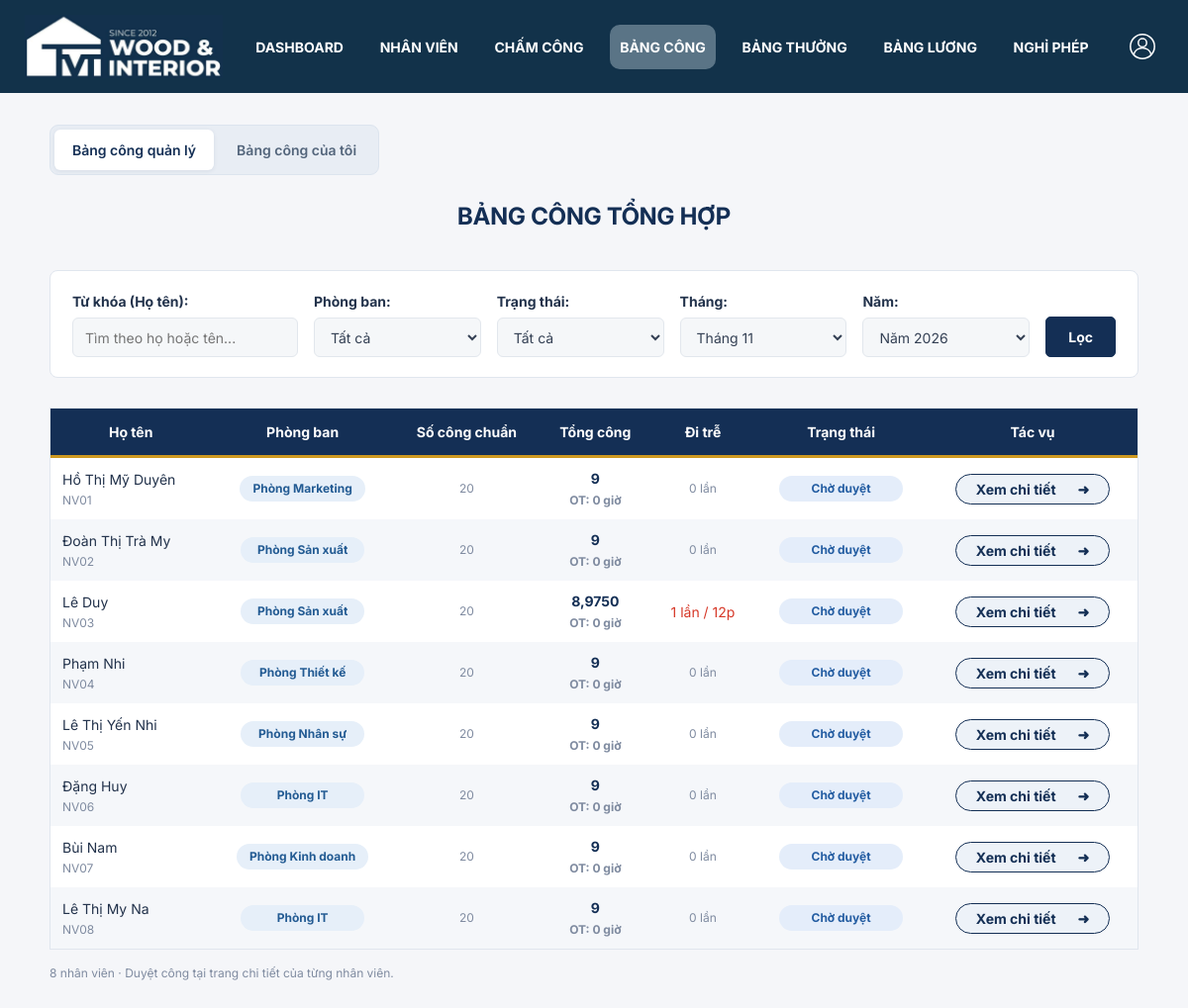
Page /bang_cong/ (signed in) on the committed database.
### nhan_vien/models.py (models this page shows, shortened)
class Employee(models.Model):
    GENDER_CHOICES = [('Nam', 'Nam'), ('Nữ', 'Nữ')]
    EMPLOYMENT_STATUS_CHOICES = [
        ('Đang làm việc', 'Đang làm việc'),
        ('Tạm nghỉ', 'Tạm nghỉ'),
        ('Đã nghỉ việc', 'Đã nghỉ việc'),
    ]
    code = models.CharField('Mã nhân viên', max_length=25, unique=True)
    full_name = models.CharField('Họ tên', max_length=255)
    user = models.OneToOneField(settings.AUTH_USER_MODEL, on_delete=models.PROTECT,
                               related_name='employee', verbose_name='Tài khoản')
    department = models.ForeignKey(Department, on_delete=models.PROTECT, verbose_name='Phòng ban')
    position = models.ForeignKey('Position', null=True, blank=True, on_delete=models.SET_NULL,
                                 related_name='employees', verbose_name='Chức vụ')
    avatar = models.FileField('Ảnh đại diện', upload_to='employees/avatars/', blank=True,
                              validators=[FileExtensionValidator(['jpg', 'jpeg', 'png', 'webp'])])
    national_id = models.CharField('CCCD', max_length=12, null=True, blank=True, unique=True)
    gender = models.CharField('Giới tính', max_length=10, choices=GENDER_CHOICES, blank=True)
    date_of_birth = models.DateField('Ngày sinh', null=True, blank=True)
    phone = models.CharField('Số điện thoại', max_length=15, null=True, blank=True, unique=True)
    address = models.CharField('Địa chỉ', max_length=255, blank=True)
    hire_date = models.DateField('Ngày vào làm')
    base_salary = models.DecimalField('Lương cơ bản', max_digits=16, decimal_places=2,
                                     validators=[MinValueValidator(0)])
    payroll_settings = models.JSONField('Thiết lập tính lương dùng chung', null=True, blank=True, default=None)
    is_active = models.BooleanField('Đang làm việc', default=True)
    employment_status = models.CharField('Trạng thái nhân viên', max_length=30,
                                         choices=EMPLOYMENT_STATUS_CHOICES,
                                         default='Đang làm việc')
    class Meta:
        ordering = ['code']
        db_table = 'Ho_so_ca_nhan'

class Department(models.Model):
    code = models.CharField('Mã phòng', max_length=30, unique=True)
    name = models.CharField('Tên phòng', max_length=150)
    allows_overtime = models.BooleanField('Phòng Sản xuất được phép OT', default=False)
    manager = models.ForeignKey('Employee', null=True, blank=True, on_delete=models.SET_NULL,
                                related_name='managed_departments', verbose_name='Trưởng phòng')
    class Meta:
        db_table = 'Phong_ban'
        constraints = [models.UniqueConstraint(fields=['allows_overtime'], condition=models.Q(allows_overtime=True),
                                               name='one_production_overtime_department')]
    def __str__(self):
        return self.name

### bang_cong/views.py (the view, shortened to what this page needs)
# urls.py: path('', views.danh_sach_bang_cong, name='danh-sach'),
@login_required
def danh_sach_bang_cong(request):
    if not has_role(request.user, HR, DIRECTOR, MANAGER):
        nhan_vien = visible_employees(request.user).first()
        if nhan_vien:
            return bang_cong_nhan_vien(request, nhan_vien.pk)
    form = BoLocBangCong(request.user, request.GET)
    danh_sach = []
    ky_cong = None
    if form.is_valid():
        du_lieu = form.cleaned_data
        ds_nhan_vien = form.employee_scope(request.user)
        if du_lieu['q']:
            ds_nhan_vien = ds_nhan_vien.filter(
                Q(full_name__icontains=du_lieu['q']) | Q(code__icontains=du_lieu['q']),
            )
        ky_cong = PayrollPeriod.objects.filter(nam=du_lieu['year'], thang=du_lieu['month']).first()
        danh_sach = tong_hop_cong_thang(ds_nhan_vien, du_lieu['year'], du_lieu['month'], ky_cong)
        if du_lieu['review']:
            danh_sach = [dong for dong in danh_sach if dong['state'] == du_lieu['review']]
    return render(request, 'attendance/list.html', {
        'form': form, 'rows': danh_sach, 'period': ky_cong,
        'page_obj': Paginator(danh_sach, 15).get_page(request.GET.get('page')),
        'page_query': tham_so_phan_trang(request),
        'can_edit': has_role(request.user, HR, DIRECTOR),
        'director': has_role(request.user, DIRECTOR),
    })

### bang_cong/forms.py (called while the page is built)
    def clean(self):
        du_lieu = super().clean()
        ngay = du_lieu.get('day')
        if du_lieu.get('day_state') and not ngay:
            raise forms.ValidationError('Cần chọn ngày chấm công.')
        if ngay and (ngay.month, ngay.year) != (du_lieu.get('month'), du_lieu.get('year')):
            raise forms.ValidationError('Ngày chấm công phải thuộc tháng/năm đã chọn.')
        return du_lieu

### bang_cong/models.py (called while the page is built)
    @property
    def cong_thuc_te(self):
        return self._cong_ngay()['actual']

    @property
    def cong_nghi_co_luong(self):
        return self._cong_ngay()['leave']

    def _cong_ngay(self):
        from .services.tinh_toan import ket_qua_cong_ngay
        if '_ket_qua_cong' not in self.__dict__:
            self._ket_qua_cong = ket_qua_cong_ngay(self)
        return self._ket_qua_cong  # Trả kết quả đã tính hoặc được service nạp sẵn.

    @property
    def tong_cong(self):
        return (Decimal(self.cong_thuc_te) + Decimal(self.cong_nghi_co_luong)).quantize(Decimal('0.0001'))

### bang_cong/services/hien_thi.py (called while the page is built)
def _lay_lich_thang(nam, thang):
    return lich_thang(nam, thang)

def _lay_cong_thang(nam, thang, **pham_vi):
    return ChamCong.objects.filter(ngay__year=nam, ngay__month=thang, **pham_vi).select_related('nhan_vien')

### bang_cong/services/tinh_toan.py (called while the page is built)
def lich_thang(nam, thang, ky_cong=None):
    ky_cong = ky_cong or PayrollPeriod.objects.filter(nam=nam, thang=thang).first()
    luu_tru = ky_cong.lich_luu_tru if ky_cong else {}
    if not luu_tru and nam != 2026:
        return {}
    ket_qua = {}
    for so_ngay in range(1, calendar.monthrange(nam, thang)[1] + 1):
        ngay = date(nam, thang, so_ngay)
        cu = luu_tru.get(ngay.isoformat())
        if cu is None and luu_tru:
            raise ValidationError('Lịch lưu trữ chưa đầy đủ, cần kiểm tra kỳ công.')
        loai, cong, ghi_chu = cu if cu is not None else lich_du_kien(ngay)
        ket_qua[ngay] = SimpleNamespace(ngay=ngay, loai_ngay=loai,
                                       cong_chuan=Decimal(str(cong)), ghi_chu=ghi_chu)
    return ket_qua

def nap_cong_ngay(ds_ban_ghi, ky_cong, lich=None):
    lich = lich if lich is not None else lich_thang(ky_cong.nam, ky_cong.thang, ky_cong)
    ds_phep = {(phep.employee_id, phep.date): phep for phep in LeaveDay.objects.filter(
        employee_id__in={r.nhan_vien_id for r in ds_ban_ghi},
        date__year=ky_cong.nam, date__month=ky_cong.thang, approved=True)}
    for r in ds_ban_ghi:
        r._ket_qua_cong = ket_qua_cong_ngay(r, ky_cong, lich.get(r.ngay), ds_phep.get((r.nhan_vien_id, r.ngay), False))

### templates/attendance/list.html (shortened to what this page needs)
{% extends 'attendance/base.html' %}
{% block record_scope %}{% include 'includes/record_scope.html' with module='attendance' %}{% endblock %}
{% block attendance_content %}
<h1 class="at-title"><span>BẢNG CÔNG TỔNG HỢP</span></h1>
<form class="at-filter" method="get">
 <div class="at-field keyword">{{ form.q.label_tag }}{{ form.q }}</div>
 <div class="at-field">{{ form.department.label_tag }}{{ form.department }}</div>
 <div class="at-field">{{ form.review.label_tag }}{{ form.review }}</div>
 <div class="at-field">{{ form.month.label_tag }}{{ form.month }}</div>
 <div class="at-field">{{ form.year.label_tag }}{{ form.year }}</div>
 <button class="at-button" type="submit">Lọc</button>
</form>
<div class="at-table-wrap"><table class="at-table"><thead><tr><th>Họ tên</th><th>Phòng ban</th><th>Số công chuẩn</th><th>Tổng công</th><th>Đi trễ</th><th>Trạng thái</th><th>Tác vụ</th></tr></thead><tbody>
{% for row in page_obj %}<tr>
 <td class="name">{{ row.employee.full_name }}<span class="code">{{ row.employee.code }}</span></td>
 <td><span class="at-pill department">{{ row.employee.department.name }}</span></td>
 <td class="at-muted">{{ row.standard|floatformat:'-4'|default:'—' }}</td>
 <td class="at-strong">{% if row.has_records %}{{ row.paid|floatformat:'-4' }}<br><small class="at-muted">OT: {{ row.ot|floatformat:'-4' }} giờ</small>{% else %}—{% endif %}</td>
 <td class="{% if row.late_count %}at-red{% else %}at-muted{% endif %}">{{ row.late_count }} lần{% if row.late_count %} / {{ row.late }}p{% endif %}</td>
 <td><span class="at-pill {{ row.state }}">{{ row.state_label }}</span></td>
 <td><a class="pill-link" href="{% url 'bang_cong:cong-nhan-vien' row.employee.pk %}?month={{ form.month.value }}&year={{ form.year.value }}">Xem chi tiết <span aria-hidden="true">➜</span></a></td>
</tr>{% empty %}<tr><td colspan="7" class="at-empty">Không có nhân viên phù hợp với bộ lọc trong phạm vi quyền của bạn.</td></tr>{% endfor %}
</tbody></table></div>
<div class="at-footer"><span class="at-muted">{{ page_obj.paginator.count }} nhân viên · Duyệt công tại trang chi tiết của từng nhân viên.</span></div>
{% endblock %}

### static/css/navigation.css (style rules this page uses)
:root { --at-navy:#142f55; --at-gold:#ce9920; --at-muted:#7f8ba0; --at-line:#e0e6ee }
body { background:#f5f6f9; color:#22324b; font-family:Arial,"Segoe UI",sans-serif }

### bang_cong/static/attendance/attendance.css (style rules this page uses)
.at-title { display:flex; align-items:center; justify-content:center; gap:10px; margin:6px 0 30px; font-weight:750; font-size:32px; color:var(--at-navy) }
.at-title>span:last-child { padding:8px 0 }
.at-filter { display:flex; align-items:flex-end; gap:16px; background:white; border:1px solid var(--at-line); border-radius:8px; padding:20px 22px; margin:0 0 30px; flex-wrap:wrap }
.at-field { flex:1; min-width:130px }
.at-field.keyword { flex:1.35 }
.at-field label { display:block; font-weight:700; font-size:14px; margin:0 0 6px }
.at-field input,.at-field select { width:100%; height:40px; padding:8px 12px; background:#f5f7f9; color:#344054; border:1px solid #e2e7ed; border-radius:6px; font-size:14px }
.at-button { display:inline-flex; justify-content:center; align-items:center; gap:10px; padding:10px 22px; min-height:40px; border-radius:5px; border:1px solid var(--at-navy); background:var(--at-navy); color:white; font-weight:700; text-decoration:none; font-size:14px; white-space:nowrap }
.at-table-wrap { overflow-x:auto; background:white; border:1px solid var(--at-line) }
.at-table { width:100%; border-collapse:collapse; font-size:14px; white-space:nowrap }
.at-table th { background:var(--at-navy); color:white; text-align:center; padding:13px 12px; font-weight:700; border-bottom:3px solid var(--at-gold) }
.at-table td { padding:10px 12px; text-align:center; vertical-align:middle }
.at-table tbody tr:nth-child(even) { background:#f5f7fa }
.at-table td:first-child.name { text-align:left }
.at-table .code { display:block; color:var(--at-muted); font-size:11px; margin-top:2px }
.at-table a { color:var(--at-navy); font-weight:700 }
.at-table a.pill-link { display:inline-flex; gap:22px; align-items:center; justify-content:center; border:1px solid var(--at-navy); border-radius:20px; padding:4px 20px; font-size:12px; background:#edf2f8; text-decoration:none }
.at-pill { display:inline-block; min-width:125px; border-radius:18px; background:#e4edf9; color:#225b9c; padding:4px 13px; font-size:12px; font-weight:700 }
.at-pill.department { background:#e6eff9; color:#235b93 }
.at-pill.pending,.at-pill.leave { background:#e4edfa; color:#245da2 }
.at-muted { color:var(--at-muted) }
.at-red { color:#d63828!important }
.at-strong { color:var(--at-navy); font-weight:700 }
.at-footer { display:flex; justify-content:space-between; align-items:center; gap:10px; margin-top:15px; font-size:13px }

### templates/base.html (style rules this page uses)
body { background:#f4f6fa;color:#182438 }
input,select,textarea { max-width:100%;padding:.45rem;border:1px solid #bbc6d2;border-radius:.35rem }
label { margin-right:.4rem }

### rows in the picture
Employee: employee.full_name "Hồ Thị Mỹ Duyên", employee.code "NV01", employee.department.name "Phòng Marketing"
Employee: employee.full_name "Đoàn Thị Trà My", employee.code "NV02", employee.department.name "Phòng Sản xuất"
Employee: employee.full_name "Lê Duy", employee.code "NV03", employee.department.name "Phòng Sản xuất"
Employee: employee.full_name "Phạm Nhi", employee.code "NV04", employee.department.name "Phòng Thiết kế"
Employee: employee.full_name "Lê Thị Yến Nhi", employee.code "NV05", employee.department.name "Phòng Nhân sự"
Employee: employee.full_name "Đặng Huy", employee.code "NV06", employee.department.name "Phòng IT"
Employee: employee.full_name "Bùi Nam", employee.code "NV07", employee.department.name "Phòng Kinh doanh"
Employee: employee.full_name "Lê Thị My Na", employee.code "NV08", employee.department.name "Phòng IT"

### other values in the picture
{{ row.standard|floatformat:'-4'|default:'—' }} "20" "20" "20" "20" "20" "20" "20" "20"
{{ row.paid|floatformat:'-4' }} "9" "9" "8,9750" "9" "9" "9" "9" "9"
{{ row.ot|floatformat:'-4' }} "0" "0" "0" "0" "0" "0" "0" "0"
{{ row.late_count }} "0" "0" "1" "0" "0" "0" "0" "0"
{{ row.state_label }} "Chờ duyệt" "Chờ duyệt" "Chờ duyệt" "Chờ duyệt" "Chờ duyệt" "Chờ duyệt" "Chờ duyệt" "Chờ duyệt"
{{ row.late }} "12"
{{ page_obj.paginator.count }} "8"
